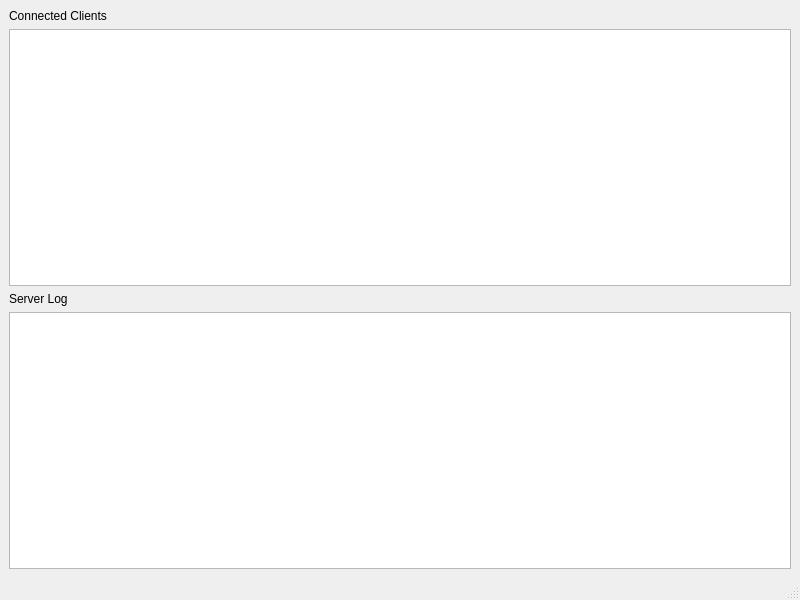
<?xml version="1.0" encoding="UTF-8"?>
<ui version="4.0">
 <class>MainWindow</class>
 <widget class="QMainWindow" name="MainWindow">
  <property name="geometry">
   <rect>
    <x>0</x>
    <y>0</y>
    <width>800</width>
    <height>600</height>
   </rect>
  </property>
  <property name="windowTitle">
   <string>Chat - Server</string>
  </property>
  <widget class="QWidget" name="centralwidget">
   <layout class="QVBoxLayout" name="verticalLayout">
    <item>
     <widget class="QLabel" name="label">
      <property name="text">
       <string>Connected Clients</string>
      </property>
     </widget>
    </item>
    <item>
     <widget class="QListWidget" name="clients"/>
    </item>
    <item>
     <widget class="QLabel" name="label_2">
      <property name="text">
       <string>Server Log</string>
      </property>
     </widget>
    </item>
    <item>
     <widget class="QTextBrowser" name="log"/>
    </item>
   </layout>
  </widget>
  <widget class="QMenuBar" name="menubar">
   <property name="geometry">
    <rect>
     <x>0</x>
     <y>0</y>
     <width>800</width>
     <height>30</height>
    </rect>
   </property>
  </widget>
  <widget class="QStatusBar" name="statusbar"/>
 </widget>
 <resources/>
 <connections/>
</ui>
